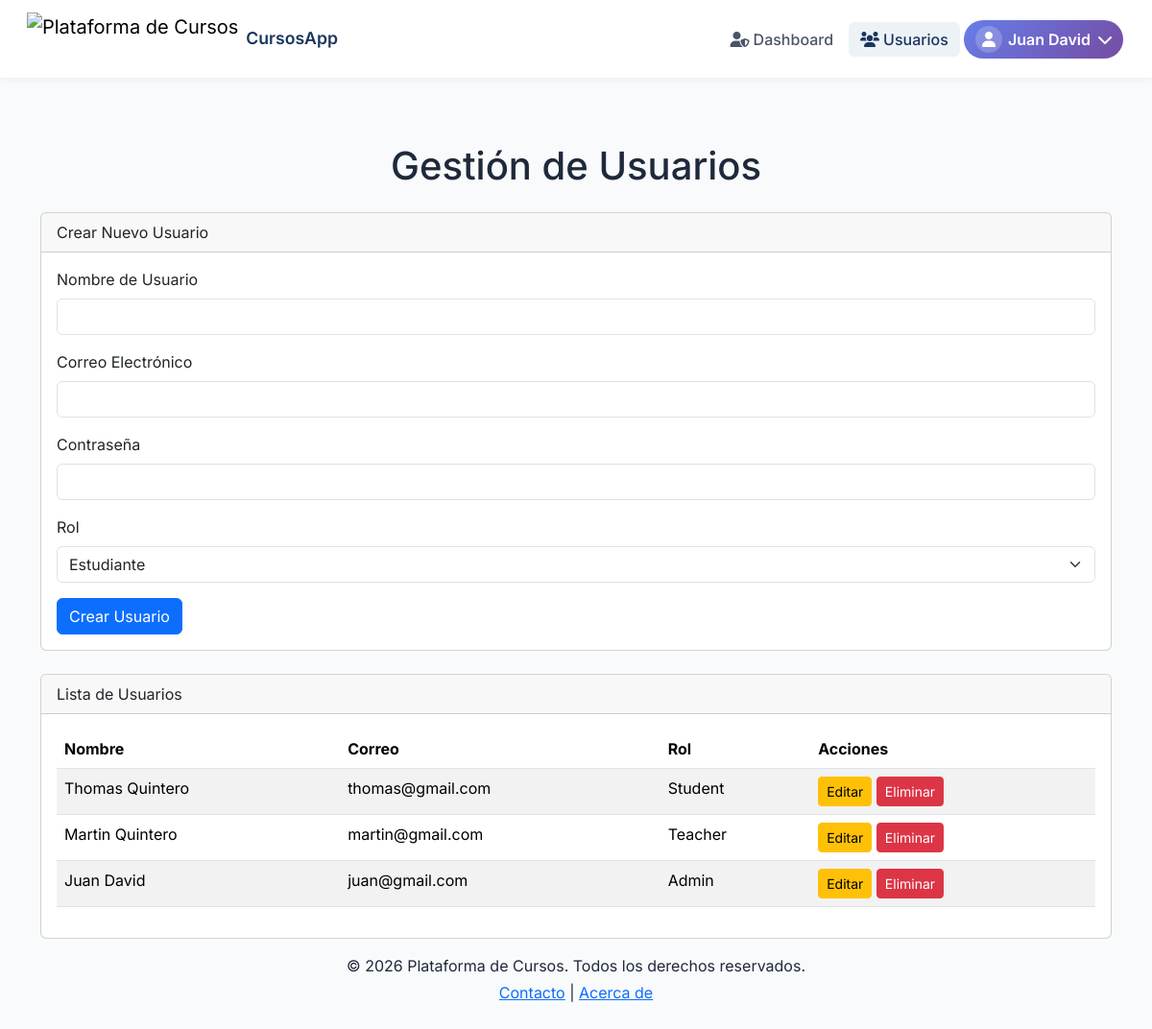
/views/admin/users.php (signed in), run on the app's committed database.
### tables this page shows
CREATE TABLE `users` (
  `id` int(11) NOT NULL,
  `username` varchar(50) NOT NULL,
  `email` varchar(100) NOT NULL,
  `password` varchar(255) NOT NULL,
  `role` enum('admin','teacher','student') NOT NULL,
  `created_at` timestamp NOT NULL DEFAULT current_timestamp(),
  `profile_image` varchar(255) DEFAULT NULL
);

### views/admin/users.php (the view, shortened to what this page needs)
<?php
require_once '../../config/database.php';
require_once '../../includes/header.php';
require_once '../../includes/navbar.php';
$users = $pdo->query("SELECT * FROM users")->fetchAll();
?>
<div class="container mt-5">
    <h1 class="text-center mb-4">Gestión de Usuarios</h1>
    <div class="card mb-4">
        <div class="card-header">Crear Nuevo Usuario</div>
        <div class="card-body">
            <form method="POST" action="../../controllers/userController.php">
                <div class="mb-3">
                    <label for="username" class="form-label">Nombre de Usuario</label>
                    <input type="text" class="form-control" name="username" required>
                </div>
                <div class="mb-3">
                    <label for="email" class="form-label">Correo Electrónico</label>
                    <input type="email" class="form-control" name="email" required>
                </div>
                <div class="mb-3">
                    <label for="password" class="form-label">Contraseña</label>
                    <input type="password" class="form-control" name="password" required>
                </div>
                <div class="mb-3">
                    <label for="role" class="form-label">Rol</label>
                    <select class="form-select" name="role" required>
                        <option value="student">Estudiante</option>
                    </select>
                </div>
                <button type="submit" class="btn btn-primary">Crear Usuario</button>
            </form>
        </div>
    </div>
    <div class="card">
        <div class="card-header">Lista de Usuarios</div>
        <div class="card-body">
            <table class="table table-striped">
                <thead>
                    <tr>
                        <th>Nombre</th>
                        <th>Correo</th>
                        <th>Rol</th>
                        <th>Acciones</th>
                    </tr>
                </thead>
                <tbody>
                <?php foreach ($users as $user): ?>
                    <tr>
                        <td><?= htmlspecialchars($user['username']) ?></td>
                        <td><?= htmlspecialchars($user['email']) ?></td>
                        <td><?= ucfirst(htmlspecialchars($user['role'])) ?></td>
                        <td>
                            <button class="btn btn-sm btn-warning" data-bs-toggle="modal" data-bs-target="#editModal<?= $user['id'] ?>">Editar</button>
                            <form method="POST" action="../../controllers/userController.php" style="display:inline;">
                                <button class="btn btn-sm btn-danger" onclick="return confirm('¿Seguro que deseas eliminar este usuario?');">
                                    Eliminar
                                </button>
                            </form>
                        </td>
                    </tr>
                <?php endforeach; ?>
                </tbody>
            </table>
        </div>
    </div>
</div>
<?php require '../../includes/footer.php'; ?>

### includes/header.php (shortened to what this page needs)
<!DOCTYPE html>
<html lang="es">
<head>
    <link href="https://cdn.jsdelivr.net/npm/bootstrap@5.3.3/dist/css/bootstrap.min.css" rel="stylesheet">
</head>
<body>
    <div class="wrapper">
        <?php require_once 'navbar.php'; ?>
        <div class="content">

### includes/navbar.php (shortened to what this page needs)
<?php
$currentPage = basename($_SERVER['PHP_SELF']);
?>
<link rel="stylesheet" href="https://cdnjs.cloudflare.com/ajax/libs/font-awesome/6.0.0/css/all.min.css">
<nav class="navbar navbar-expand-lg navbar-light sticky-top">
    <div class="container-fluid">
        <a class="navbar-brand d-flex align-items-center" href="/views/student/dashboard.php">
            <img src="/Img/LOGOCURSOS.png" alt="Plataforma de Cursos" class="navbar-logo">
            <span class="brand-text ms-2">CursosApp</span>
        </a>
        <?php if ($currentPage !== 'login.php' && $currentPage !== 'register.php') : ?>
            <div class="collapse navbar-collapse" id="navbarNav">
                <?php
                if (isset($_SESSION['user_id'])) {
                    $role = $_SESSION['role'] ?? 'guest';
                    if ($role === 'student') { ?>
                        <ul class="navbar-nav ms-auto mb-2 mb-lg-0 align-items-lg-center">
                            <li class="nav-item"><a class="nav-link <?= $currentPage === 'dashboard.php' ? 'active' : '' ?>" href="/views/student/dashboard.php"><i class="fas fa-tachometer-alt me-1"></i> Dashboard</a></li>
                            <li class="nav-item"><a class="nav-link <?= $currentPage === 'courses.php' ? 'active' : '' ?>" href="/views/student/courses.php"><i class="fas fa-book me-1"></i> Mis Cursos</a></li>
                            <li class="nav-item"><a class="nav-link <?= $currentPage === 'tasks.php' ? 'active' : '' ?>" href="/views/student/tasks.php"><i class="fas fa-tasks me-1"></i> Tareas</a></li>
                            <li class="nav-item dropdown">
                                <a class="nav-link user-dropdown" href="#" id="userDropdownStudent" onclick="toggleDropdown(event, 'dropdownMenuStudent')">
                                    <div class="user-avatar"><i class="fas fa-user"></i></div>
                                    <span class="user-name"><?php echo htmlspecialchars($_SESSION['username'] ?? 'Estudiante'); ?></span>
                                    <i class="fas fa-chevron-down ms-2"></i>
                                </a>
                                <ul class="dropdown-menu dropdown-menu-end" id="dropdownMenuStudent">
                                    <li class="dropdown-header"><i class="fas fa-user-circle me-2"></i><?php echo htmlspecialchars($_SESSION['username'] ?? 'Estudiante'); ?></li>
                                    <li><hr class="dropdown-divider"></li>
                                    <li><a class="dropdown-item" href="/views/student/profile.php"><i class="fas fa-eye me-2"></i> Ver Perfil</a></li>
                                    <li><hr class="dropdown-divider"></li>
                                    <li><a class="dropdown-item text-danger" href="/controllers/logout.php"><i class="fas fa-sign-out-alt me-2"></i> Cerrar Sesión</a></li>
                                </ul>
                            </li>
                        </ul>
                    <?php } elseif ($role === 'admin') { ?>
                        <ul class="navbar-nav ms-auto mb-2 mb-lg-0 align-items-lg-center">
                            <li class="nav-item"><a class="nav-link <?= $currentPage === 'dashboard.php' ? 'active' : '' ?>" href="/views/admin/dashboard.php"><i class="fas fa-user-shield me-1"></i> Dashboard</a></li>
                            <li class="nav-item"><a class="nav-link <?= $currentPage === 'users.php' ? 'active' : '' ?>" href="/views/admin/users.php"><i class="fas fa-users me-1"></i> Usuarios</a></li>
                            <li class="nav-item dropdown">
                                <a class="nav-link user-dropdown" href="#" id="userDropdownAdmin" onclick="toggleDropdown(event, 'dropdownMenuAdmin')">
                                    <div class="user-avatar"><i class="fas fa-user"></i></div>
                                    <span class="user-name"><?php echo htmlspecialchars($_SESSION['username'] ?? 'Admin'); ?></span>
                                    <i class="fas fa-chevron-down ms-2"></i>
                                </a>
                            </li>
                        </ul>
                    <?php }
                } ?>
            </div>
        <?php endif; ?>
    </div>
</nav>

### includes/footer.php (shortened to what this page needs)
<footer class="footer mt-auto">
    <div class="container text-center py-3">
        <p class="mb-1">&copy; <?php echo date('Y'); ?> Plataforma de Cursos. Todos los derechos reservados.</p>
        <p class="mb-0">
            <a href="/views/contact.php" class="footer-link">Contacto</a> |
            <a href="/views/about.php" class="footer-link">Acerca de</a>
        </p>
    </div>
</footer>

### includes/header.php (style rules this page uses)
html, body { height: 100%; margin: 0; padding: 0; font-family: 'Inter', sans-serif; background-color: #f9fafb; color: #1e293b; }
body { display: flex; flex-direction: column; min-height: 100vh; }
.wrapper { display: flex; flex-direction: column; min-height: 100vh; }
.content { flex: 1 0 auto; padding: 20px; padding-bottom: 180px; }

### includes/navbar.php (style rules this page uses)
.navbar { background-color: #fff; box-shadow: 0 2px 8px rgba(0,0,0,0.05); padding: 0.5rem 1rem; }
.navbar-logo { height: 55px; width: auto; }
.brand-text { font-weight: 600; font-size: 1.1rem; color: #1a365d; }
.nav-link { font-weight: 500; color: #4a5568 !important; padding: 6px 12px !important; border-radius: 6px; transition: 0.3s; margin: 0 2px; display: flex; align-items: center; }
.nav-link:hover, .nav-link.active { background-color: #edf2f7; color: #1a365d !important; }
.user-dropdown { background: linear-gradient(135deg, #667eea 0%, #764ba2 100%); color: #fff !important; border-radius: 20px; padding: 6px 12px !important; display: flex; align-items: center; cursor: pointer; }
.user-avatar { width: 28px; height: 28px; background: rgba(255,255,255,0.2); border-radius: 50%; display: flex; align-items: center; justify-content: center; margin-right: 6px; }
.user-name { font-weight: 600; max-width: 110px; overflow: hidden; text-overflow: ellipsis; white-space: nowrap; }
.dropdown { position: relative; }

### data on the page
users: username "Thomas Quintero", email "thomas@gmail.com", role "Student"
users: username "Martin Quintero", email "martin@gmail.com", role "Teacher"
users: username "Juan David", email "juan@gmail.com", role "Admin"

### other printed values
$_SESSION['username'] "Juan David"
